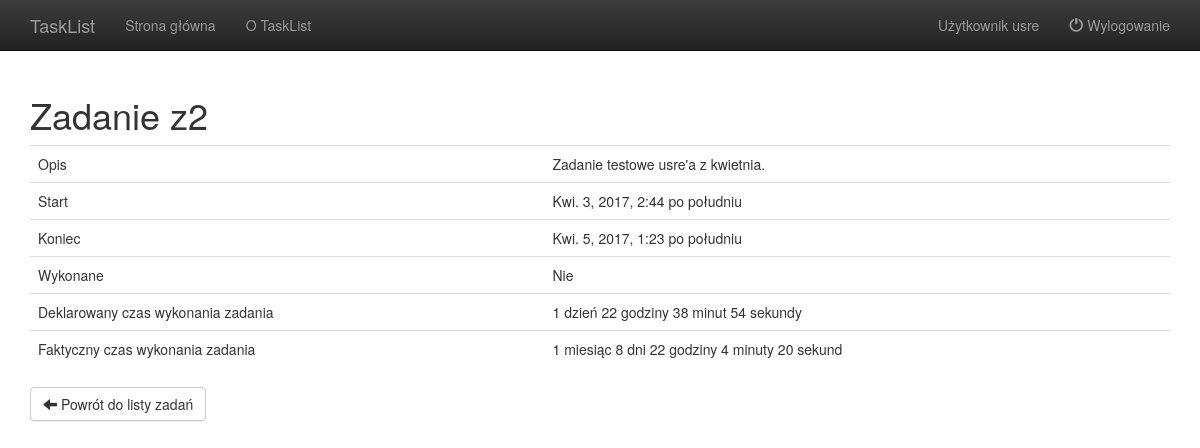
Page /task/details/9 (signed in) on the earlier database version.
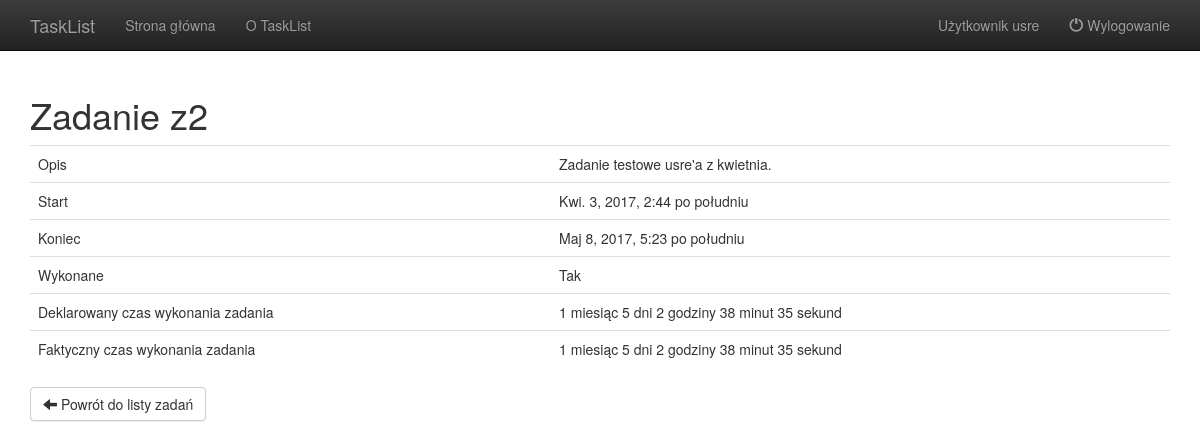
Same page on the later database version.
### TaskList/models.py (models this page shows, shortened)
class Task(models.Model):
    user = models.ForeignKey(User)
    name = models.CharField(max_length=256)
    description = models.TextField(max_length=4000)
    start = models.DateTimeField(default=datetime.now)
    end = models.DateTimeField(default=datetime.now)
    done = models.BooleanField(default=False)
    def calculate_task_time(self):
        return self.end - self.start
    def calculate_real_task_time(self):
        real_task_time = datetime.now(timezone.utc) - self.start
        if not self.done:
            return real_task_time
        return self.calculate_task_time()
    def get_localized_task_time(self):
        return polish_timedelta.localize(self.calculate_task_time())
    def get_localized_real_task_time(self):
        return polish_timedelta.localize(self.calculate_real_task_time())

### TaskList/list_views.py (the view)
# urls.py: url(r'^task/details/(?P<pk>\d+)$', TaskDetailsView.as_view(), name='task_details'),
@method_decorator(login_required, 'dispatch')
class TaskDetailsView(DetailView):
    template_name = "TaskList/task_details.html"
    model = Task
    def get_context_data(self, **kwargs):
        context = super(TaskDetailsView, self).get_context_data(**kwargs)
        context['user'] = self.request.user
        return context

### TaskList/AuthenticationBackend.py (called while the page is built)
    def get_user(self, user_id):
        try:
            return User.objects.get(pk=user_id)
        except User.DoesNotExist:
            return None

### TaskList/polish_timedelta.py (called while the page is built)
def _pluralize(quantity, dictionary):
    remainder = quantity % 10
    if isinstance(dictionary, dict):
        if 1 < remainder < 5:
            return dictionary['plural1']
        elif quantity == 1:
            return dictionary['singular']
        else:
            return dictionary['plural2']
    else:
        raise TypeError('Nie podano słownika')

### TaskList/templates/TaskList/task_details.html (shortened to what this page needs)
{% extends "layout.html" %}
{% block content %}
<h1>Zadanie {{object.name}}</h1>
<table class="table">
    <tbody>
        <tr>
            <td>Opis</td><td>{{object.description}}</td>
        </tr>
        <tr>
            <td>Start</td><td>{{object.start}}</td>
        </tr>
        <tr>
            <td>Koniec</td><td>{{object.end}}</td>
        </tr>
        <tr>
            <td>Wykonane</td><td>{% if object.done %}Tak{% else %}Nie{% endif %}</td>
        </tr>
        <tr>
            <td>Deklarowany czas wykonania zadania</td>
            <td>{{object.get_localized_task_time}}</td>
        </tr>
        <tr>
            <td>Faktyczny czas wykonania zadania</td>
            <td>{{object.get_localized_real_task_time}}</td>
        </tr>
    </tbody>
</table>
<a class="btn btn-default" href="{% url 'task_list' %}"><span class="glyphicon glyphicon-arrow-left"></span>
    Powrót do listy zadań
</a>
{% endblock %}

Differences in the rows shown:
changed Task "Zadanie testowe usre'a z kwietnia.": end "Kwi. 5, 2017, 1:23 po południu" → "Maj 8, 2017, 5:23 po południu"; get_localized_task_time "1 dzień 22 godziny 38 minut 54 sekundy" → "1 miesiąc 5 dni 2 godziny 38 minut 35 sekund"; get_localized_real_task_time "1 miesiąc 8 dni 22 godziny 4 minuty 20 sekund" → "1 miesiąc 5 dni 2 godziny 38 minut 35 sekund"
Other differences:
text no longer shown: "Nie"
text now shown: "Tak"
